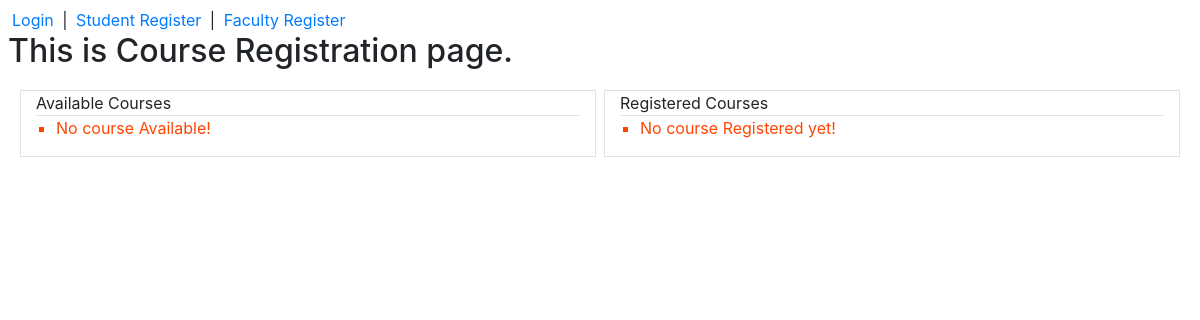
Before: /course_register with the older database file.
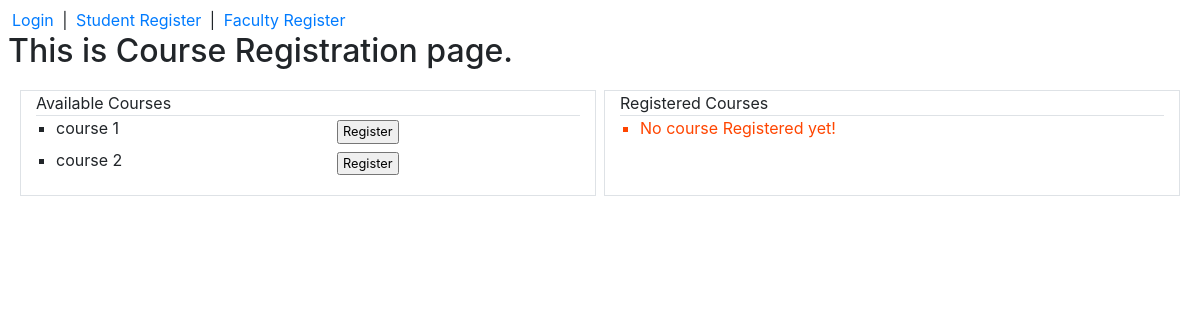
After: the same page with the newer database file.
### app/models.py (models this page shows, shortened)
class Course(models.Model):
    user = models.ManyToManyField(User)
    title = models.CharField(max_length=64)
    course_code = models.CharField(max_length=8)
    grade = models.PositiveIntegerField()
    credit = models.PositiveIntegerField()
    elective_type_choices = {
    }
    elective_type = models.CharField(max_length=64, choices=elective_type_choices)

### app/views.py (the view)
# urls.py: path('course_register', views.course_register, name='course_register'),
def course_register(req):
    user = req.user
    allcourses = Course.objects.all()
    registered_courses = []
    available_courses = allcourses
    for course in allcourses:
        if user in course.user.all():
            registered_courses.append(course)
    if req.method == 'POST':
        coursetitle = req.POST['coursetitle']
        course = Course.objects.get(title = coursetitle)
        if course in registered_courses:
            return render(req, 'app/register_course.html', {
                'error': 'This course is already registered',
                'available_courses': available_courses,
                'registered_courses': registered_courses
            })
        course.user.add(user)
        course.save()
        return HttpResponseRedirect(reverse('course_register'))
    else:
        return render(req, 'app/register_course.html', {
            'available_courses': available_courses,
            'registered_courses': registered_courses
        })

### app/templates/app/register_course.html (shortened to what this page needs)
{% extends 'app/layout.html' %}
{% block body %}
    <h2>This is Course Registration page.</h2>
    <div class="row m-2">
        <div class="col m-1 border">
            <div class="border-bottom">
                Available Courses
            </div>
            <ul style="list-style-type:square">
                {% for course in available_courses %}
                <div>
                    <li>
                        <div class="row">
                            <div class="col">
                                {{ course.title }}
                            </div>
                            <div class="col">
                                <small>
                                    <form action="{% url 'course_register' %}" method="post">
                                        <input class="py-0 px-1 m-1" type="submit" value="Register">
                                    </form>
                                </small>
                            </div>
                        </div>
                    </li>
                </div>
                {% empty %}
                <li style="color: orangered;">No course Available!</li>
                {% endfor %}
            </ul>
        </div>
        <div class="col m-1 border">
            <div class="border-bottom">
                Registered Courses
            </div>
            <ul style="list-style-type:square">
                {% for course in registered_courses %}
                <div>
                    <li>
                        <div class="row">
                            <div class="col">
                                {{ course.title }}
                            </div>
                            <div class="col">
                                <small>
                                    <form action="{% url 'course_unregister' %}" method="post">
                                        {% csrf_token %}
                                        <input type="hidden" name="coursetitle" value="{{ course.title }}">
                                        <input class="py-0 px-1 m-1" type="submit" value="Unregister">
                                    </form>
                                </small>
                            </div>
                        </div>
                    </li>
                </div>
                {% empty %}
                <li style="color: orangered;">No course Registered yet!</li>
                {% endfor %}
            </ul>
        </div>
    </div>
{% endblock %}

Changed rows visible on the page:
added Course: title "course 1"
added Course: title "course 2"
Other visible differences:
text no longer shown: "No course Available!"
